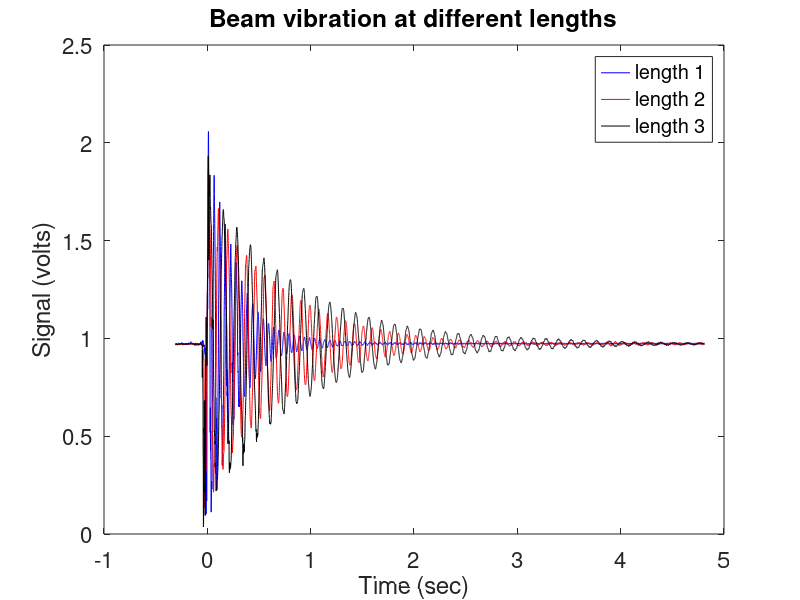
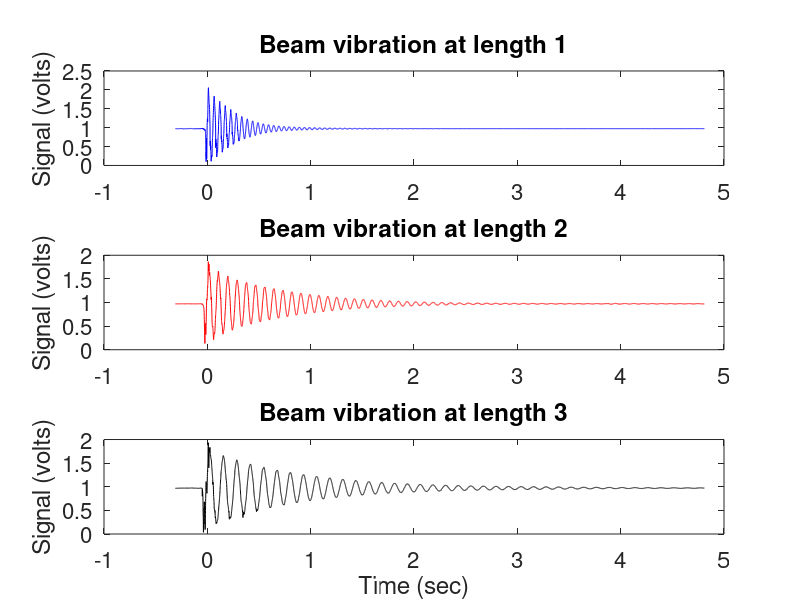

These charts were generated, in order, by the following MATLAB code:
% Some Matlab plotting hints

% load the data
% save variable names or they'll be overwritten by the following files.
% Note the signals may have different time vectors, so we need to keep them
% all!

load('lab06_section04_signal7in.mat');
t7 = t;
sig7 = ch1;
Fs7 = Fs;

load('lab06_section04_signal9in.mat');
t9 = t;
sig9 = ch1;
Fs9 = Fs;

load('lab06_section04_signal11in.mat');
t11 = t;
sig11 = ch1;
Fs11 = Fs;


%% I can't stand Matlab's default tiny font size, so make the default
% bigger:

set(0,'DefaultAxesFontSize',16);


%% to save space and limit the number of figures to submit, try plotting all
% of the signals on the same plot

% start by creating figure and axis handles

h1 = figure(1);
ax1 = axes;

plot(ax1,t7,sig7,'b');

% 'hold' ensures the next plot doesn't overwrite the first

hold(ax1,'on');

plot(ax1,t9,sig9,'r');

plot(ax1,t11,sig11,'k');

% don't forget to label the axes, and include units

xlabel(ax1,'Time (sec)');
ylabel(ax1,'Signal (volts)');
title(ax1,'Beam vibration at different lengths');

% A legend is also helpful:

legend(ax1,'length 1','length 2','length 3');


%% Alternatively, if the signals are too "busy" or overlapping too much, put them on different subplots

h2 = figure(2);
ax2(1) = subplot(311);
ax2(2) = subplot(312);
ax2(3) = subplot(313);


plot(ax2(1),t7,sig7,'b');

% we don't need to "hold on" because they'll be on different subplots

plot(ax2(2),t9,sig9,'r');

plot(ax2(3),t11,sig11,'k');

% don't forget to label the axes, and include units

xlabel(ax2(3),'Time (sec)');
ylabel(ax2(1),'Signal (volts)');
ylabel(ax2(2),'Signal (volts)');
ylabel(ax2(3),'Signal (volts)');

title(ax2(1),'Beam vibration at length 1');
title(ax2(2),'Beam vibration at length 2');
title(ax2(3),'Beam vibration at length 3');

% No need for a legend this time.




%% Now do your FFT magic!








